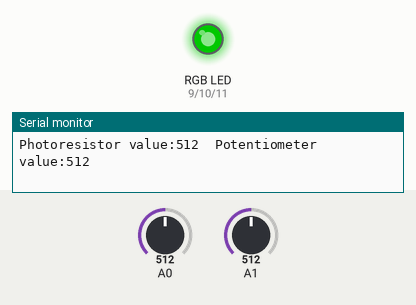
Recording of a sketch running on a simulated Arduino Uno, built with avr-gcc and run on an emulated ATmega328P. Parts: an RGB LED mixed from three pins (HIGH = lit), the last lines printed to the serial monitor. The test bench sets the inputs (shaded band); at power-on: A1 = 512, A0 = 512. Dim RGB values are drawn brighter than linear.

Above: at 1.2 s.
1.3 s: A1 set to 610
At 2.4 s:
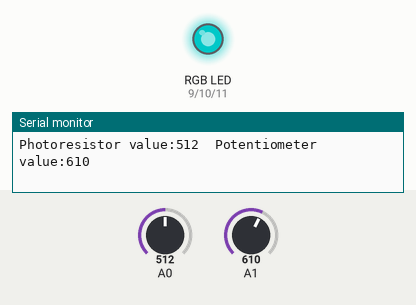
2.8 s: A0 set to 685
4.3 s: A0 set to 707
At 5.5 s:
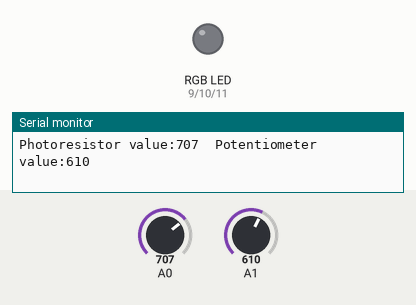
5.8 s: A0 set to 690
At 6.1 s:
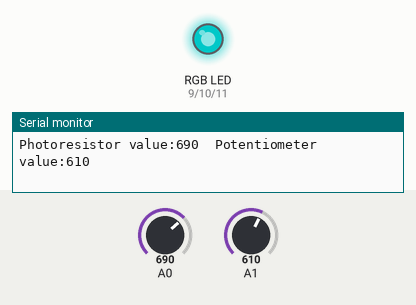
8.8 s: A1 set to 900
At 9.4 s:
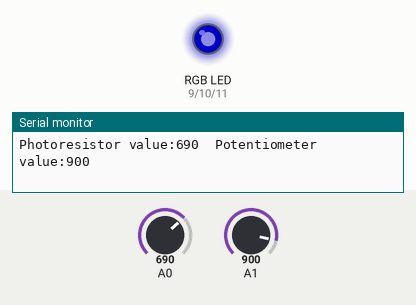
10.3 s: A1 set to 1023
At 11.0 s:
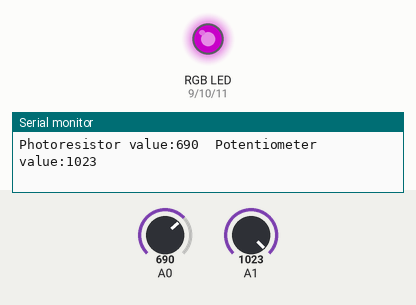
Timing chart, 0 to 12.8 s (numbered marks = the images above; inputs shaded):
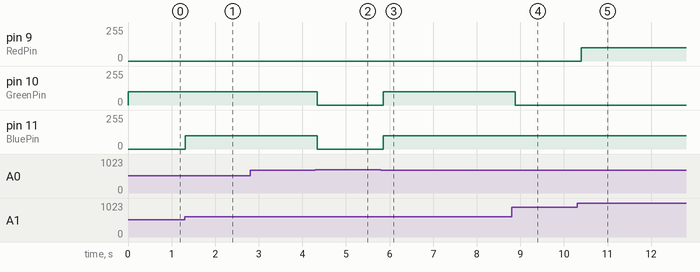

The sketch:

SIK_Circuit_1D-RGBNightlight.ino
```cpp
/*
  SparkFun Inventor’s Kit
  Circuit 1D-RGB Nightlight

  Turns an RGB LED on or off based on the light level read by a photoresistor.
  Change colors by turning the potentiometer.

  This sketch was written by SparkFun Electronics, with lots of help from the Arduino community.
  This code is completely free for any use.

  View circuit diagram and instructions at: https://learn.sparkfun.com/tutorials/sparkfun-inventors-kit-experiment-guide---v41
  Download drawings and code at: https://github.com/sparkfun/SIK-Guide-Code
*/

int photoresistor = A0;          //variable for storing the photoresistor value
int potentiometer = A1;          //this variable will hold a value based on the position of the knob
int threshold = 700;            //if the photoresistor reading is lower than this value the light will turn on

//LEDs are connected to these pins
int RedPin = 9;
int GreenPin = 10;
int BluePin = 11;

void setup() {
  Serial.begin(9600);           //start a serial connection with the computer

  //set the LED pins to output
  pinMode(RedPin, OUTPUT);
  pinMode(GreenPin, OUTPUT);
  pinMode(BluePin, OUTPUT);
}

void loop() {

  photoresistor = analogRead(A0);         //read the value of the photoresistor
  potentiometer = analogRead(A1);

  Serial.print("Photoresistor value:");
  Serial.print(photoresistor);          //print the photoresistor value to the serial monitor
  Serial.print("  Potentiometer value:");
  Serial.println(potentiometer);          //print the potentiometer value to the serial monitor

  if (photoresistor < threshold) {        //if it's dark (the photoresistor value is below the threshold) turn the LED on
    //These nested if statements check for a variety of ranges and
    //call different functions based on the current potentiometer value.
    //Those functions are found at the bottom of the sketch.
    if (potentiometer > 0 && potentiometer <= 150)
      red();
    if (potentiometer > 150 && potentiometer <= 300)
      orange();
    if (potentiometer > 300 && potentiometer <= 450)
      yellow();
    if (potentiometer > 450 && potentiometer <= 600)
      green();
    if (potentiometer > 600 && potentiometer <= 750)
      cyan();
    if (potentiometer > 750 && potentiometer <= 900)
      blue();
    if (potentiometer > 900)
      magenta();
  }
  else {                                //if it isn't dark turn the LED off

    turnOff();                            //call the turn off function

  }

  delay(100);                             //short delay so that the printout is easier to read
}

void red () {

  //set the LED pins to values that make red
  analogWrite(RedPin, 100);
  analogWrite(GreenPin, 0);
  analogWrite(BluePin, 0);
}
void orange () {

  //set the LED pins to values that make orange
  analogWrite(RedPin, 100);
  analogWrite(GreenPin, 50);
  analogWrite(BluePin, 0);
}
void yellow () {

  //set the LED pins to values that make yellow
  analogWrite(RedPin, 100);
  analogWrite(GreenPin, 100);
  analogWrite(BluePin, 0);
}
void green () {

  //set the LED pins to values that make green
  analogWrite(RedPin, 0);
  analogWrite(GreenPin, 100);
  analogWrite(BluePin, 0);
}
void cyan () {

  //set the LED pins to values that make cyan
  analogWrite(RedPin, 0);
  analogWrite(GreenPin, 100);
  analogWrite(BluePin, 100);
}
void blue () {

  //set the LED pins to values that make blue
  analogWrite(RedPin, 0);
  analogWrite(GreenPin, 0);
  analogWrite(BluePin, 100);
}
void magenta () {

  //set the LED pins to values that make magenta
  analogWrite(RedPin, 100);
  analogWrite(GreenPin, 0);
  analogWrite(BluePin, 100);
}
void turnOff () {

  //set all three LED pins to 0 or OFF
  analogWrite(RedPin, 0);
  analogWrite(GreenPin, 0);
  analogWrite(BluePin, 0);
}
```

Measured:
- the behaviour switches between 699 and 700 on A0 (found by bisection; images 1 and 2)
- after the input at 1.3 s, pin 11 (BluePin): 0/255 → 100/255 at once
- after the input at 4.3 s, pin 10 (GreenPin), pin 11 (BluePin): 100/255 → 0/255 at once
- after the input at 5.8 s, pin 10 (GreenPin), pin 11 (BluePin): 0/255 → 100/255 after 0.05 s
- after the input at 8.8 s, pin 10 (GreenPin): 100/255 → 0/255 after 0.08 s
- after the input at 10.3 s, pin 9 (RedPin): 0/255 → 100/255 after 0.09 s
